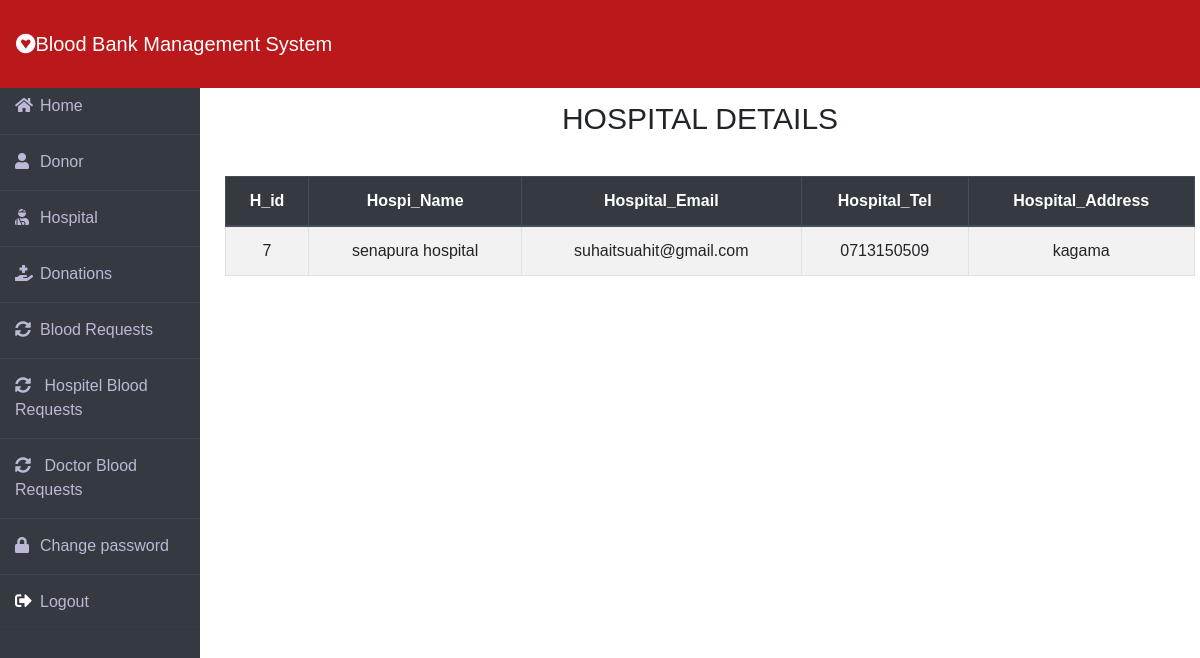
The page /patientdetails.php (signed in) on the database its author committed.
### tables this page shows
CREATE TABLE `hospital` (
  `H_id` int(25) NOT NULL,
  `H_name` varchar(50) NOT NULL,
  `H_username` varchar(50) NOT NULL,
  `H_password` varchar(50) NOT NULL,
  `H_mail` varchar(50) NOT NULL,
  `H_tel` varchar(25) NOT NULL,
  `H_address` varchar(50) NOT NULL,
  `resettoken` varchar(50) DEFAULT NULL,
  `resettokenexpaire` date DEFAULT NULL
);

### patientdetails.php (the view, shortened to what this page needs)
<?php
include "Database.php";
?>
<!DOCTYPE html>
<html lang="en">
<head>
    <link rel="stylesheet" href="patientdetails.css">
    <link rel="stylesheet" href="https://cdn.jsdelivr.net/npm/bootstrap@4.6.2/dist/css/bootstrap.min.css"
>
    <link rel="stylesheet" href="https://cdn.jsdelivr.net/npm/bootstrap@4.6.2/dist/css/bootstrap.min.css"
>
    <link rel="stylesheet" href="https://cdnjs.cloudflare.com/ajax/libs/font-awesome/5.14.0/css/all.css">
</head>
<body>
         <?php
         include "Adminnavbar.php";
         ?>
    <br><br>
    <?php
         include "Adminsidenavbar.php";
         ?>
        <div class="main_content">
            <div class="container"><br>
                <h4>HOSPITAL DETAILS</h4>
                 <table class="table-responsive-lg">
                    <table class=" table table-hover table-bordered table-striped table-hover text-center">
                        <thead class="thead-dark">
                        <th scope="col"> H_id</th>
                            <th scope="col"> Hospi_Name</th>
                            <th scope="col">Hospital_Email</th>
                            <th scope="col">Hospital_Tel</th>
                            <th scope="col">Hospital_Address</th>
                        </thead>
                        <tbody>
                            <?php
                            $sql = "SELECT * FROM `hospital`";
                            $res = $conn->query($sql);
                            if($res->num_rows > 0)
                            {
                                foreach($res as $hospital)
                                {
                                    ?>
                                    <tr>
                                         <td><?= $hospital['H_id'];?></td>
                                         <td><?=  $hospital['H_name'];?></td>
                                         <td><?=  $hospital['H_mail'];?></td>
                                         <td><?=  $hospital['H_tel'];?></td>
                                         <td><?=  $hospital['H_address'];?></td>
                                </tr>
                                <?php
                                }
                            }
                            else
                            {
                                echo"<h5 ><center>No Record Found <center></h5>";
                            }
                            ?>
                        </tbody>
                    </table>
            </div>
        </div>
</body>
</html>

### patientdetails.css (style rules this page uses)
* { margin: 0; padding: 0; box-sizing: border-box; list-style: none; text-decoration: none; font-family: 'Josefin Sans', sans-serif; }
.container .table { margin: 1%; padding: auto; width: 100%; }
body { background-color: #f3f5f9; }
.wrapper .main_content { width: 90%; margin-left: 200px; }
.container h4 { text-align: center; margin: 3%; font: bold; font-size: 30px; }

### rows shown on the page
hospital: H_id "7", H_name "senapura hospital", H_mail "suhaitsuahit@gmail.com", H_tel "0713150509", H_address "kagama"
